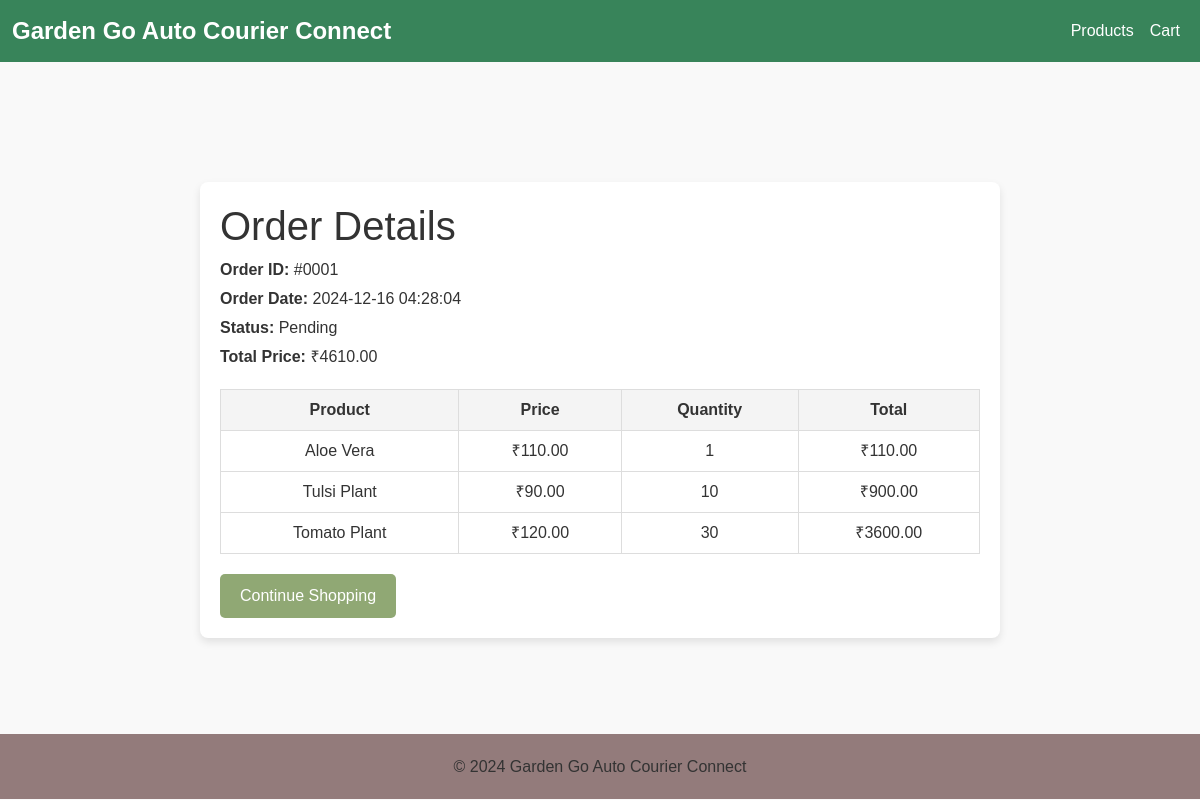
The page /order/1 (signed in) on the database its author committed.
### models.py (models this page shows)
class Order(db.Model):
    __tablename__ = 'order'
    order_id = db.Column(db.Integer, primary_key=True)
    user_id = db.Column(db.Integer, db.ForeignKey('users.user_id'))
    assigned_to = db.Column(db.Integer, db.ForeignKey('users.user_id'))  # New attribute
    status = db.Column(db.String, nullable=False)
    address = db.Column(db.String(300))
    estimated_delivery = db.Column(db.DateTime)
    actual_delivery = db.Column(db.DateTime)
    updated_at = db.Column(db.DateTime, default=datetime.utcnow)
    total_price = db.Column(db.Float, nullable=False)
    shipping_cost = db.Column(db.Float, nullable=False)
    pincode = db.Column(db.String)
    created_at = db.Column(db.DateTime, default=datetime.utcnow)
    user = db.relationship('User', foreign_keys=[user_id], back_populates='orders')  # Updated
    assigned_user = db.relationship('User', foreign_keys=[assigned_to], back_populates='assigned_orders')  # New relationship
    order_items = db.relationship('OrderItem', back_populates='order')
    audit_logs = db.relationship('Audit', back_populates='order')

class OrderItem(db.Model):
    __tablename__ = 'order_item'
    order_item_id = db.Column(db.Integer, primary_key=True)
    order_id = db.Column(db.Integer, db.ForeignKey('order.order_id'))
    product_id = db.Column(db.Integer, db.ForeignKey('product.product_id'))
    quantity = db.Column(db.Integer, nullable=False)
    order = db.relationship('Order', back_populates='order_items')
    product = db.relationship('Product', back_populates='order_items')

class Product(db.Model):
    __tablename__ = 'product'
    product_id = db.Column(db.Integer, primary_key=True)
    name = db.Column(db.String(80), nullable=False)
    cost_price = db.Column(db.Float, nullable=False)
    selling_price = db.Column(db.Float, nullable=False)
    description = db.Column(db.String)
    stock_quantity = db.Column(db.Integer, nullable=False)
    image_url = db.Column(db.String)
    product_weight = db.Column(db.Float, nullable=False)  # New attribute
    category_id = db.Column(db.Integer, db.ForeignKey('category.category_id'))
    category = db.relationship('Category', back_populates='products')
    cart_items = db.relationship('CartItem', back_populates='product')
    order_items = db.relationship('OrderItem', back_populates='product')

### app.py (the view)
@app.route('/order/<int:order_id>')
@login_required
def order_summary(order_id):
    order = Order.query.get_or_404(order_id)
    if order.user_id != current_user.user_id:
        flash('Unauthorized access to this order.', 'danger')
        return redirect(url_for('products'))
    return render_template('order_summary.html', order=order)

### app.py (called while the page is built)
@login_manager.user_loader
def load_user(user_id):
    return User.query.get(int(user_id))

@app.before_request
def update_last_login():
    if current_user.is_authenticated:
        current_user.last_login = datetime.utcnow()
        db.session.commit()

### templates/order_summary.html
{% extends "layout.html" %}
{% block css %}
<link rel="stylesheet" href="{{ url_for('static', filename='css/order_summary.css') }}">
{% endblock %}
{% block content %}
<div class="wrapper-order-container">
<div class="order-container">
    <h1>Order Details</h1>
    <div class="order-details">
        <p><strong>Order ID:</strong> #000{{ order.order_id }}</p>
        <p><strong>Order Date:</strong> {{ order.created_at.strftime('%Y-%m-%d %H:%M:%S') }}</p>
        <p><strong>Status:</strong> {{ order.status }}</p>
        <p><strong>Total Price:</strong> ₹{{ "%.2f" | format(order.total_price) }}</p>
    </div>
    <table class="order-items">
        <thead>
            <tr>
                <th>Product</th>
                <th>Price</th>
                <th>Quantity</th>
                <th>Total</th>
            </tr>
        </thead>
        <tbody>
            {% for item in order.order_items %}
            <tr>
                <td>{{ item.product.name }}</td>
                <td>₹{{ "%.2f" | format(item.product.selling_price) }}</td>
                <td>{{ item.quantity }}</td>
                <td>₹{{ "%.2f" | format(item.quantity * item.product.selling_price) }}</td>
            </tr>
            {% endfor %}
        </tbody>
    </table>
    <a href="{{ url_for('show_products') }}" class="btn">Continue Shopping</a>
</div>
</div>
{% endblock %}

### templates/layout.html (shortened to what this page needs)
<!DOCTYPE html>
<html lang="en">
<head>
    <link href="https://cdn.jsdelivr.net/npm/bootstrap@5.3.0/dist/css/bootstrap.min.css" rel="stylesheet">
    <link rel="stylesheet" href="{{ url_for('static', filename='css/styles.css') }}">
    <link href="https://cdnjs.cloudflare.com/ajax/libs/toastr.js/latest/toastr.min.css" rel="stylesheet">
    {% block css %}{% endblock %}
</head>
<body>
    <header>
        <nav class="navbar navbar-expand-lg navbar-dark custom-navbar">
            <div class="container-fluid">
                <a class="navbar-brand" href="{{ url_for('show_products') }}">Garden Go Auto Courier Connect</a>
                <div class="collapse navbar-collapse" id="navbarNav">
                    <ul class="navbar-nav ms-auto">
                        <li class="nav-item">
                            <a class="nav-link active" href="{{ url_for('show_products') }}">Products</a>
                        </li>
                        <li class="nav-item">
                            <a class="nav-link active" href="{{ url_for('view_cart') }}">Cart</a>
                        </li>
                    </ul>
                </div>
            </div>
        </nav>
    </header>
    <main class="container mt-4">
        {% block content %}{% endblock %}
    </main>
    <footer class="custom-footer">
        <div class="container text-center">
            <p class="mb-0">&copy; 2024 Garden Go Auto Courier Connect</p>
        </div>
    </footer>
</body>
</html>

### static/css/styles.css (style rules this page uses)
* { box-sizing: border-box; margin: 0; padding: 0; }
body { font-family: Arial, sans-serif; background: #f9f9f9; color: #333; }
.custom-navbar { background-color: #38845A; }
.custom-navbar .navbar-brand { font-size: 1.5rem; font-weight: bold; }
.custom-footer { display: flex; justify-content: center; align-items: center; height: 65px; background-color: rgb(147, 123, 123); }
a { display: block; text-decoration: none; color: inherit; }

### static/css/order_summary.css (style rules this page uses)
.wrapper-order-container { display: flex; justify-content: center; align-items: center; height: calc(100vh - 152px); }
.order-container { width: 100%; max-width: 800px; margin: 20px auto; padding: 20px; background: #fff; border-radius: 8px; box-shadow: 0 4px 8px rgba(0, 0, 0, 0.1); }
.order-details { margin-bottom: 20px; }
.order-details p { font-size: 16px; margin: 5px 0; }
.order-items { width: 100%; border-collapse: collapse; margin-top: 20px; }
.order-items th, .order-items td { border: 1px solid #ddd; padding: 8px; text-align: center; }
.order-items th { background-color: #f4f4f4; font-weight: bold; }
.btn { margin-top: 20px; padding: 10px 20px; background-color: #90a874; color: white; border: none; border-radius: 5px; cursor: pointer; }

### rows shown on the page
Order: order_id "1", created_at "2024-12-16 04:28:04", status "Pending", total_price "4610.00"
OrderItem: product.name "Aloe Vera", quantity "1", item.quantity*item.product.selling_price "110.00"
Product: product.selling_price "110.00"
OrderItem: product.name "Tulsi Plant", quantity "10", item.quantity*item.product.selling_price "900.00"
Product: product.selling_price "90.00"
OrderItem: product.name "Tomato Plant", quantity "30", item.quantity*item.product.selling_price "3600.00"
Product: product.selling_price "120.00"
